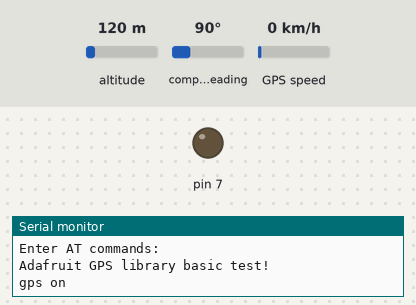
A sketch run on a simulated Arduino Mega 2560, built with avr-gcc and run on an emulated ATmega2560. On the bench: output pins drawn as LEDs (lit = HIGH), the last lines printed to the serial monitor. Inputs (shaded band) come from the test bench; at power-on: altitude 120 m, compass heading 90°, GPS speed 0 km/h. The GPS gets a fix after 3 s at 37.7749, -122.4194 with 8 satellites.

Above: at 0.1 s.
At 4.1 s:
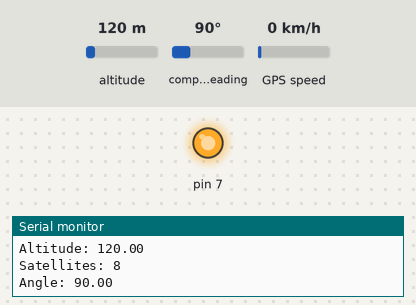
Timing chart, 0 to 5.6 s (numbered marks = the images above):
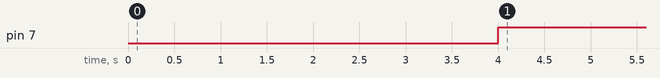

Measured:
- by itself, pin 7: LOW → HIGH at 4.0 s

The sketch:

parsing.ino
```cpp
// Test code for Adafruit GPS modules using MTK3329/MTK3339 driver
//
// This code shows how to listen to the GPS module in an interrupt
// which allows the program to have more 'freedom' - just parse
// when a new NMEA sentence is available! Then access data when
// desired.
//
// Tested and works great with the Adafruit Ultimate GPS module
// using MTK33x9 chipset
//    ------> http://www.adafruit.com/products/746
// Pick one up today at the Adafruit electronics shop
// and help support open source hardware & software! -ada

#include <Adafruit_GPS.h>
#include <SoftwareSerial.h>

// If you're using a GPS module:
// Connect the GPS Power pin to 5V
// Connect the GPS Ground pin to ground
// If using software serial (sketch example default):
//   Connect the GPS TX (transmit) pin to Digital 3
//   Connect the GPS RX (receive) pin to Digital 2
// If using hardware serial (e.g. Arduino Mega):
//   Connect the GPS TX (transmit) pin to Arduino RX1, RX2 or RX3
//   Connect the GPS RX (receive) pin to matching TX1, TX2 or TX3

// If you're using the Adafruit GPS shield, change
// SoftwareSerial mySerial(3, 2); -> SoftwareSerial mySerial(8, 7);
// and make sure the switch is set to SoftSerial

// If using software serial, keep this line enabled
// (you can change the pin numbers to match your wiring):
SoftwareSerial mySerial(3, 2);
SoftwareSerial BTserial(5, 4);
// If using hardware serial (e.g. Arduino Mega), comment out the
// above SoftwareSerial line, and enable this line instead
// (you can change the Serial number to match your wiring):

//HardwareSerial mySerial = Serial1;

char c = ' ';
Adafruit_GPS GPS(&mySerial);


// Set GPSECHO to 'false' to turn off echoing the GPS data to the Serial console
// Set to 'true' if you want to debug and listen to the raw GPS sentences.
#define GPSECHO  false

// this keeps track of whether we're using the interrupt
// off by default!
boolean usingInterrupt = false;
void useInterrupt(boolean); // Func prototype keeps Arduino 0023 happy

void setup()
{
  pinMode(7, OUTPUT);


    // HC-06 default serial speed for communcation mode is 9600
  //  BTserial.begin(9600);

  // connect at 115200 so we can read the GPS fast enough and echo without dropping chars
  // also spit it out
  Serial.begin(115200);
  Serial.println("Enter AT commands:");
  Serial.println("Adafruit GPS library basic test!");
  BTserial.begin(9600);
  // 9600 NMEA is the default baud rate for Adafruit MTK GPS's- some use 4800
  GPS.begin(9600);
  Serial.print("gps on");
  BTserial.println("gps on ");
  // uncomment this line to turn on RMC (recommended minimum) and GGA (fix data) including altitude
  GPS.sendCommand(PMTK_SET_NMEA_OUTPUT_RMCGGA);
  // uncomment this line to turn on only the "minimum recommended" data
  //GPS.sendCommand(PMTK_SET_NMEA_OUTPUT_RMCONLY);
  // For parsing data, we don't suggest using anything but either RMC only or RMC+GGA since
  // the parser doesn't care about other sentences at this time

  // Set the update rate
  GPS.sendCommand(PMTK_SET_NMEA_UPDATE_1HZ);   // 1 Hz update rate
  // For the parsing code to work nicely and have time to sort thru the data, and
  // print it out we don't suggest using anything higher than 1 Hz

  // Request updates on antenna status, comment out to keep quiet
  GPS.sendCommand(PGCMD_ANTENNA);

  // the nice thing about this code is you can have a timer0 interrupt go off
  // every 1 millisecond, and read data from the GPS for you. that makes the
  // loop code a heck of a lot easier!
  useInterrupt(true);

  delay(1000);
  // Ask for firmware version
  mySerial.println(PMTK_Q_RELEASE);
}


// Interrupt is called once a millisecond, looks for any new GPS data, and stores it
SIGNAL(TIMER0_COMPA_vect) {
  char c = GPS.read();
  // if you want to debug, this is a good time to do it!
#ifdef UDR0
  if (GPSECHO)
    if (c) UDR0 = c;
    // writing direct to UDR0 is much much faster than Serial.print
    // but only one character can be written at a time.
#endif
}

void useInterrupt(boolean v) {
  if (v) {
    // Timer0 is already used for millis() - we'll just interrupt somewhere
    // in the middle and call the "Compare A" function above
    OCR0A = 0xAF;
    TIMSK0 |= _BV(OCIE0A);
    usingInterrupt = true;
  } else {
    // do not call the interrupt function COMPA anymore
    TIMSK0 &= ~_BV(OCIE0A);
    usingInterrupt = false;
  }
}

uint32_t timer = millis();
void loop()                     // run over and over again
{
  // in case you are not using the interrupt above, you'll
  // need to 'hand query' the GPS, not suggested :(
  if (! usingInterrupt) {
    // read data from the GPS in the 'main loop'
    char c = GPS.read();
    // if you want to debug, this is a good time to do it!
    if (GPSECHO)
      if (c) Serial.print(c);
  }

  // if a sentence is received, we can check the checksum, parse it...
  if (GPS.newNMEAreceived()) {
    // a tricky thing here is if we print the NMEA sentence, or data
    // we end up not listening and catching other sentences!
    // so be very wary if using OUTPUT_ALLDATA and trytng to print out data
    //Serial.println(GPS.lastNMEA());   // this also sets the newNMEAreceived() flag to false

    if (!GPS.parse(GPS.lastNMEA()))   // this also sets the newNMEAreceived() flag to false
      return;  // we can fail to parse a sentence in which case we should just wait for another
  }

  // if millis() or timer wraps around, we'll just reset it
  if (timer > millis())  timer = millis();

  // approximately every 2 seconds or so, print out the current stats
  if (millis() - timer > 2000) {
    timer = millis(); // reset the timer
  //  delay (20000);

   /*
    Serial.print("\nTime: ");
    Serial.print(GPS.hour, DEC); Serial.print(':');
    Serial.print(GPS.minute, DEC); Serial.print(':');
    Serial.print(GPS.seconds, DEC); Serial.print('.');
    Serial.println(GPS.milliseconds);
    Serial.print("Date: ");
    Serial.print(GPS.day, DEC); Serial.print('/');
    Serial.print(GPS.month, DEC); Serial.print("/20");
    */
  //  Serial.println(GPS.year, DEC);
    Serial.print("Fix: "); Serial.print((int)GPS.fix);
    Serial.print(" quality: "); Serial.println((int)GPS.fixquality);
       if (!GPS.fix) {
           BTserial.println("no location yet ");
       }
    if (GPS.fix) {

  digitalWrite(7, HIGH);   // sets the LED on

      Serial.print("Location: ");
      Serial.print(GPS.latitude, 4); Serial.print(GPS.lat);
      Serial.print(", ");
      Serial.print(GPS.longitude, 4); Serial.println(GPS.lon);
      Serial.print("Location (in degrees, works with Google Maps): ");
      Serial.print(GPS.latitudeDegrees, 4);
      Serial.print(", ");
      Serial.println(GPS.longitudeDegrees, 4);

      Serial.print("Speed (knots): "); Serial.println(GPS.speed);
      Serial.print("Altitude: "); Serial.println(GPS.altitude);
      Serial.print("Satellites: "); Serial.println((int)GPS.satellites);
      Serial.print("Angle: "); Serial.println(GPS.angle);
       BTserial.println("gps data");
        BTserial.println("      ");
        BTserial.println(GPS.latitudeDegrees, 4);
       BTserial.println(GPS.longitudeDegrees, 4);

    }
  }
}
```
